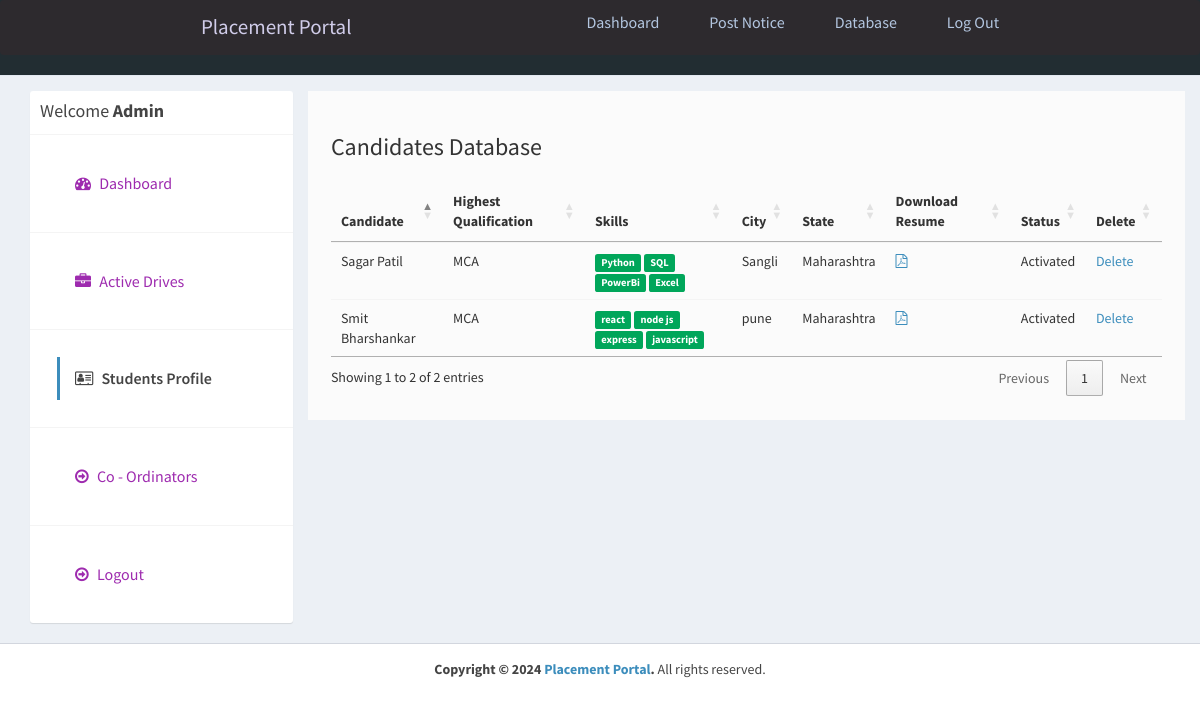
Page /admin/applications.php (signed in) on the committed database.
### tables this page shows
CREATE TABLE `users` (
  `id_user` int(11) NOT NULL,
  `firstname` varchar(255) NOT NULL,
  `lastname` varchar(255) NOT NULL,
  `email` varchar(255) NOT NULL,
  `password` varchar(255) NOT NULL,
  `address` text DEFAULT NULL,
  `city` varchar(255) DEFAULT NULL,
  `state` varchar(255) DEFAULT NULL,
  `contactno` varchar(255) DEFAULT NULL,
  `qualification` varchar(255) DEFAULT NULL,
  `stream` varchar(255) DEFAULT NULL,
  `passingyear` varchar(255) DEFAULT NULL,
  `dob` varchar(255) DEFAULT NULL,
  `age` varchar(255) DEFAULT NULL,
  `designation` varchar(255) DEFAULT NULL,
  `resume` varchar(255) DEFAULT NULL,
  `hash` varchar(255) DEFAULT NULL,
  `active` int(11) NOT NULL DEFAULT 2,
  `aboutme` text DEFAULT NULL,
  `skills` text DEFAULT NULL,
  `hsc` varchar(200) NOT NULL,
  `ssc` int(11) NOT NULL,
  `ug` int(11) NOT NULL,
  `pg` int(11) NOT NULL
);

### admin/applications.php (the view, shortened to what this page needs)
<?php
require_once("../db.php");
?>
<!DOCTYPE html>
<html>
<head>
  <link rel="stylesheet" href="https://cdnjs.cloudflare.com/ajax/libs/twitter-bootstrap/3.3.7/css/bootstrap.min.css">
  <link rel="stylesheet" href="https://cdnjs.cloudflare.com/ajax/libs/font-awesome/4.7.0/css/font-awesome.min.css">
  <link rel="stylesheet" href="https://cdnjs.cloudflare.com/ajax/libs/ionicons/2.0.1/css/ionicons.min.css">
  <link rel="stylesheet" href="https://cdn.datatables.net/1.10.15/css/jquery.dataTables.min.css">
  <link rel="stylesheet" href="../css/AdminLTE.min.css">
  <link rel="stylesheet" href="../css/_all-skins.min.css">
  <link rel="stylesheet" href="../css/custom.css">
</head>
<body class="hold-transition skin-green sidebar-mini">
  <div class="wrapper">
    <?php
    include 'header.php';
    ?>
    <div class="content-wrapper" style="margin-left: 0px;">
      <section id="candidates" class="content-header">
        <div class="container">
          <div class="row">
            <div class="col-md-3">
              <div class="box box-solid">
                <div class="box-header with-border">
                  <h3 class="box-title">Welcome <b>Admin</b></h3>
                </div>
                <div class="box-body no-padding">
                  <ul class="nav nav-pills nav-stacked">
                    <li><a href="dashboard.php"><i class="fa fa-dashboard"></i> Dashboard</a></li>
                    <li><a href="active-jobs.php"><i class="fa fa-briefcase"></i> Active Drives</a></li>
                    <li class="active"><a href="applications.php"><i class="fa fa-address-card-o"></i> Students Profile</a></li>
                    <li><a href="companies.php"><i class="fa fa-arrow-circle-o-right"></i> Co - Ordinators</a></li>
                    <li><a href="../logout.php"><i class="fa fa-arrow-circle-o-right"></i> Logout</a></li>
                  </ul>
                </div>
              </div>
            </div>
            <div class="col-md-9 bg-white padding-2">
              <h3>Candidates Database</h3>
              <div class="row margin-top-20">
                <div class="col-md-12">
                  <div class="box-body table-responsive no-padding">
                    <table id="example2" class="table table-hover">
                      <thead>
                        <th>Candidate</th>
                        <th>Highest Qualification</th>
                        <th>Skills</th>
                        <th>City</th>
                        <th>State</th>
                        <th>Download Resume</th>
                        <th>Status</th>
                        <th>Delete</th>
                      </thead>
                      <tbody>
                        <?php
                        $sql = "SELECT * FROM users";
                        $result = $conn->query($sql);
                        if ($result->num_rows > 0) {
                          while ($row = $result->fetch_assoc()) {
                            $skills = $row['skills'];
                            $skills = explode(',', $skills);
                        ?>
                            <tr>
                              <td><?php echo $row['firstname'] . ' ' . $row['lastname']; ?></td>
                              <td><?php echo $row['qualification']; ?></td>
                              <td>
                                <?php
                                foreach ($skills as $value) {
                                  echo ' <span class="label label-success">' . $value . '</span>';
                                }
                                ?>
                              </td>
                              <td><?php echo $row['city']; ?></td>
                              <td><?php echo $row['state']; ?></td>
                              <?php if ($row['resume'] != '') { ?>
                                <td><a href="../uploads/resume/<?php echo $row['resume']; ?>" download="<?php echo $row['firstname'] . ' Resume'; ?>"><i class="fa fa-file-pdf-o"></i></a></td>
                              <?php } else { ?>
                                <td>No Resume Uploaded</td>
                              <?php } ?>
                              <td>
                                <?php
                                if ($row['active'] == '1') {
                                  echo "Activated";
                                } else if ($row['active'] == '2') {
                                ?>
                                  <a href="reject-student.php?id=<?php echo $row['id_user']; ?>">Reject</a> <a href="approve-student.php?id=<?php echo $row['id_user']; ?>">Approve</a>
                                <?php
                                } else if ($row['active'] == '3') {
                                ?>
                                  <a href="approve-student.php?id=<?php echo $row['id_user']; ?>">Reactivate</a>
                                <?php
                                } else if ($row['active'] == '0') {
                                  echo "Rejected";
                                }
                                ?>
                              </td>
                              <td><a href="delete-student.php?id=<?php echo $row['id_user']; ?>">Delete</a></td>
                            </tr>
                        <?php
                          }
                        }
                        ?>
                      </tbody>
                    </table>
                  </div>
                </div>
              </div>
            </div>
          </div>
        </div>
      </section>
    </div>
    <footer class="main-footer" style="margin-left: 0px;">
      <div class="text-center">
        <strong>Copyright &copy; 2024 <a href="learningfromscratch.online">Placement Portal</a>.</strong> All rights
        reserved.
      </div>
    </footer>
  </div>
</body>
</html>

### css/custom.css (style rules this page uses)
.margin-top-20 { margin-top: 20px; }
.padding-2 { padding: 2%; }
.bg-white { background-color:#fbfbfb; margin-left: 0%; }
.box { font-size: medium; font-family: sans-serif; }
li { color: aqua; }

### admin/header.php (style rules this page uses)
* { margin: 0; padding: 0; box-sizing: border-box; }
html { font-size: 62.5%; font-family: 'Roboto', sans-serif; }
li { list-style: none; }
a { text-decoration: none; }

### rows in the picture
users: firstname "Sagar", lastname "Patil", qualification "MCA", skills "Python", skills "SQL", skills "PowerBi", skills "Excel", city "Sangli", state "Maharashtra", active "Activated"
users: firstname "Smit", lastname "Bharshankar", qualification "MCA", skills "react", skills "node js", skills "express", skills "javascript", city "pune", state "Maharashtra", active "Activated"
